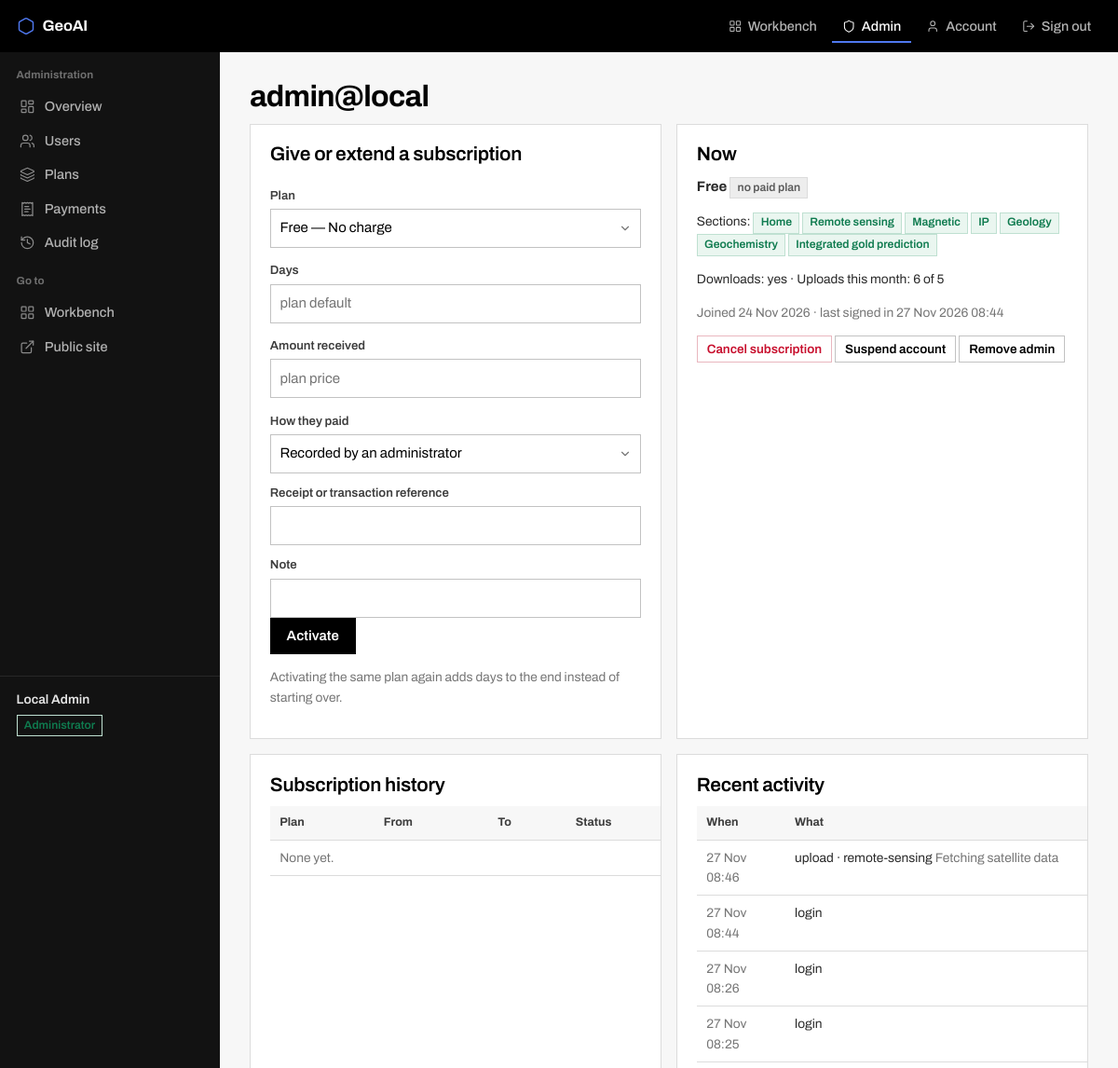
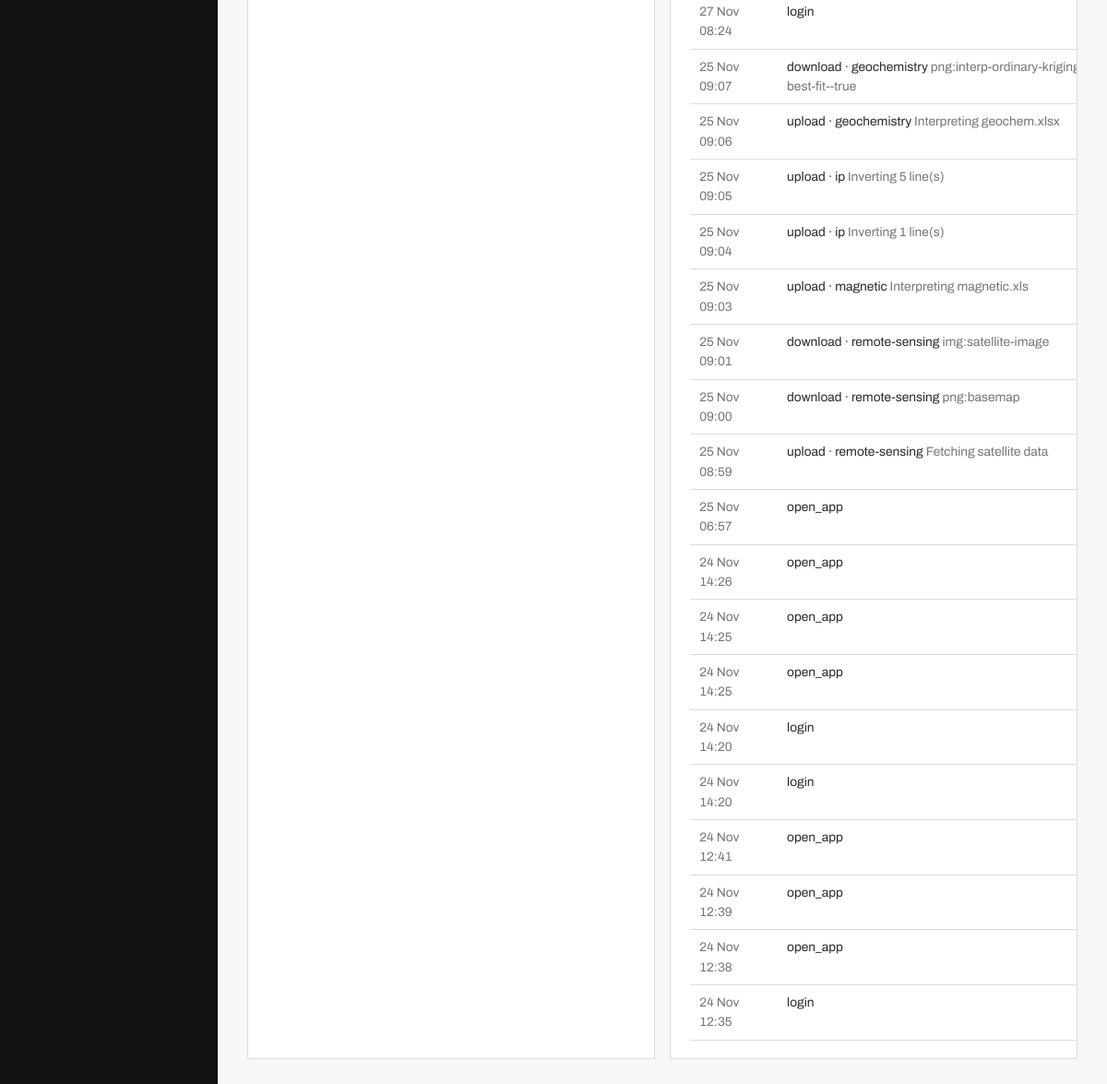
Before: /admin/users/1 (signed in) with the older database file (2 pictures, top to bottom).
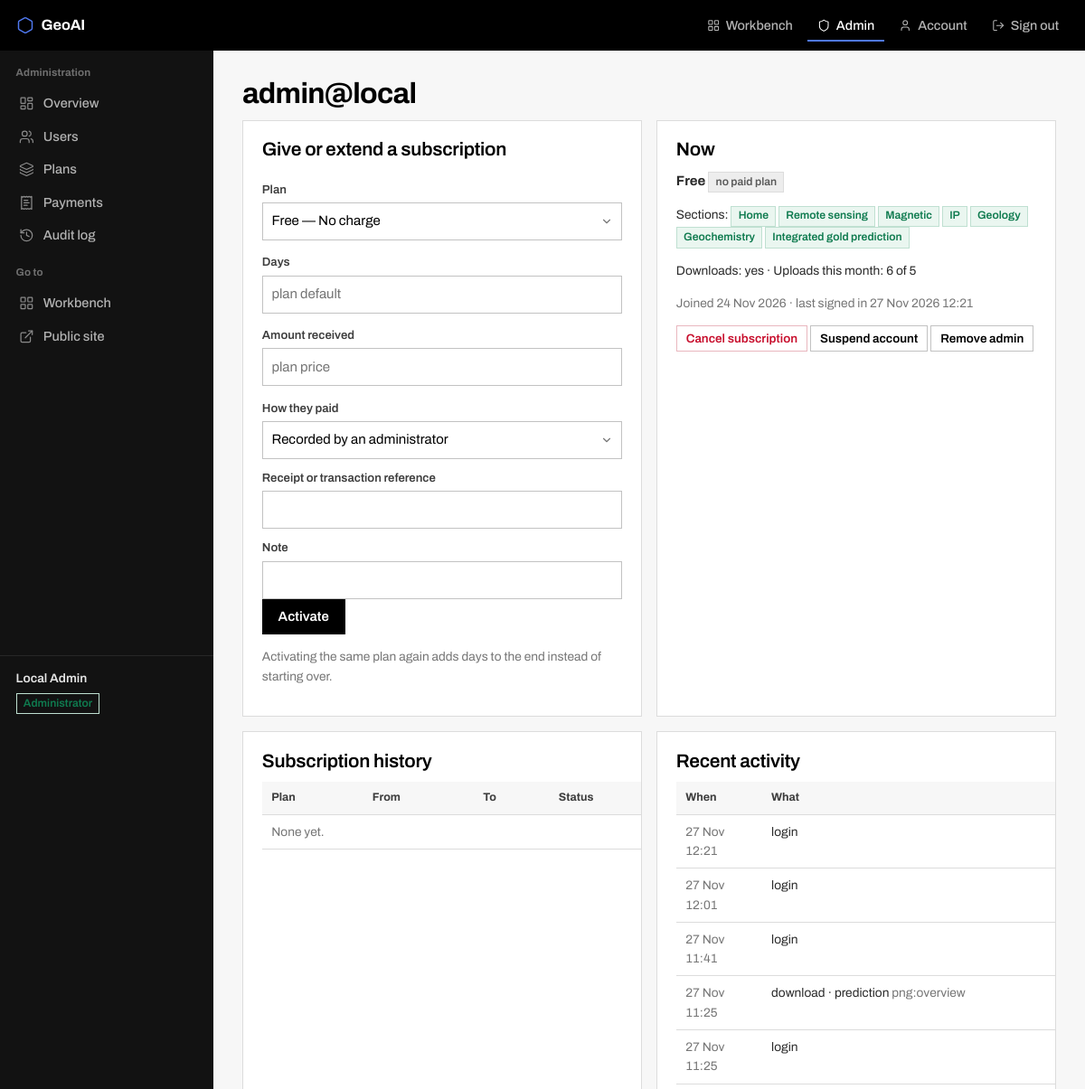
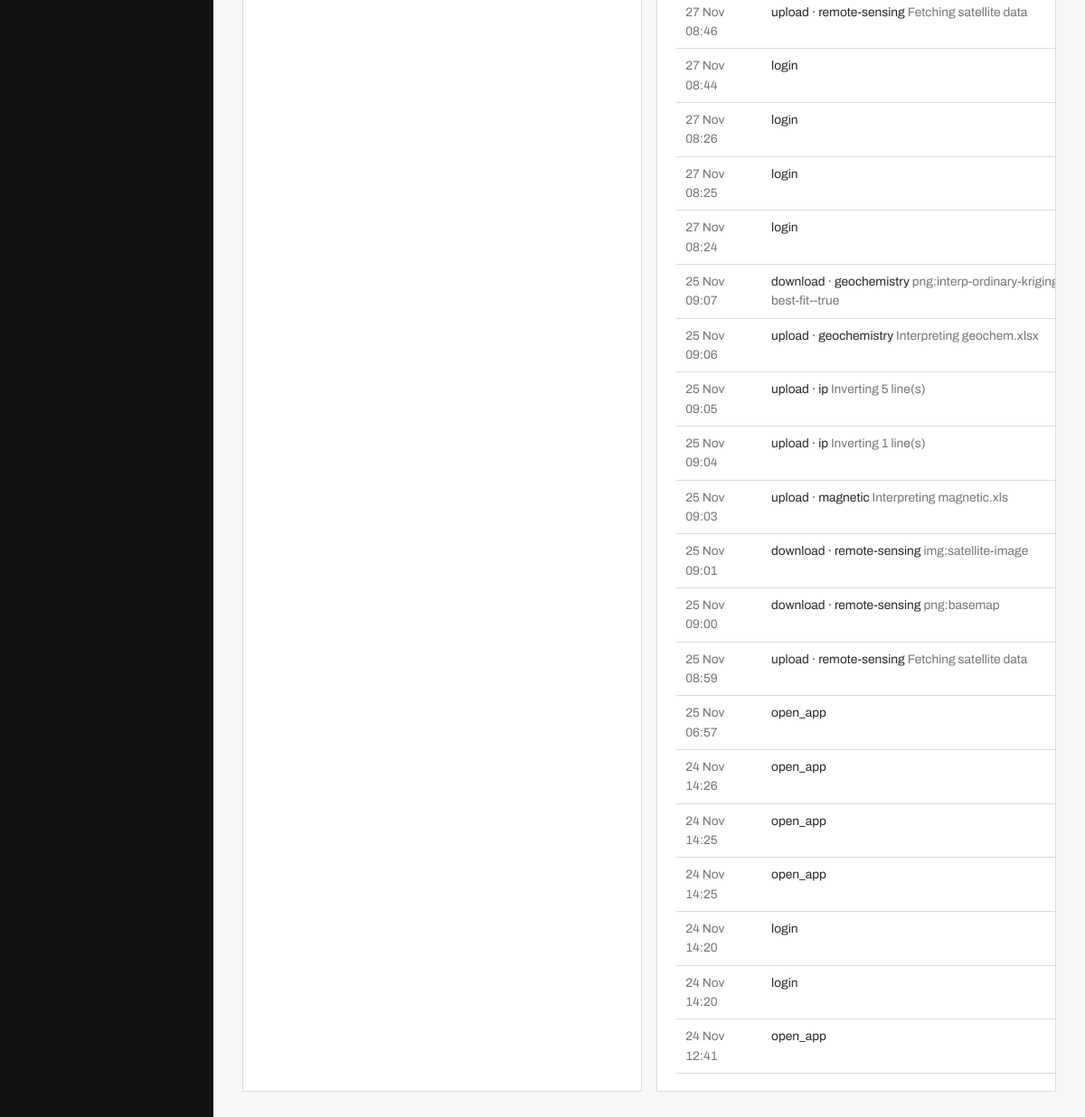
After: the same page with the newer database file (2 pictures, top to bottom).
### portal/models.py (models this page shows, shortened)
class User(UserMixin, db.Model):
    __tablename__ = "users"
    id = db.Column(db.Integer, primary_key=True)
    email = db.Column(db.String(190), unique=True, nullable=False, index=True)
    name = db.Column(db.String(120), nullable=False, default="")
    organisation = db.Column(db.String(160), nullable=False, default="")
    phone = db.Column(db.String(40), nullable=False, default="")
    password_hash = db.Column(db.String(255), nullable=False)
    is_admin = db.Column(db.Boolean, nullable=False, default=False)
    is_active_account = db.Column(db.Boolean, nullable=False, default=True)
    created_at = db.Column(db.DateTime, nullable=False, default=now)
    last_login = db.Column(db.DateTime)
    subscriptions = db.relationship("Subscription", back_populates="user", cascade="all, delete-orphan",
                                    order_by="Subscription.id.desc()")
    payments = db.relationship("Payment", back_populates="user", cascade="all, delete-orphan")
    @property
    def is_active(self):
        return self.is_active_account
    @property
    def subscription(self):
        for s in self.subscriptions:
            if s.is_live:
                return s
        return None
    @property
    def plan(self):
        s = self.subscription
        return s.plan if s else Plan.query.filter_by(code="free").first()
    @property
    def plan_name(self):
        p = self.plan
        return p.name if p else "No plan"
    def allowed_sections(self):
        if self.is_admin:
            return released(SECTIONS)
        p = self.plan
        return p.section_list if p else released(FREE_SECTIONS)
    def may_download(self):
        p = self.plan
        return bool(self.is_admin or (p and p.can_download))
    def uploads_this_month(self):
        start = now().replace(day=1, hour=0, minute=0, second=0, microsecond=0)
        return db.session.query(func.count(UsageEvent.id)).filter(
            UsageEvent.user_id == self.id, UsageEvent.kind == "upload",
            UsageEvent.at >= start).scalar() or 0
    def upload_allowance(self):
        p = self.plan
        limit = p.max_uploads_per_month if p and p.max_uploads_per_month else None
        return self.uploads_this_month(), limit

class UsageEvent(db.Model):
    __tablename__ = "usage"
    id = db.Column(db.Integer, primary_key=True)
    user_id = db.Column(db.Integer, db.ForeignKey("users.id"), index=True)
    kind = db.Column(db.String(32), nullable=False)                       # login, upload, run, download
    section = db.Column(db.String(40), nullable=False, default="")
    detail = db.Column(db.String(255), nullable=False, default="")
    at = db.Column(db.DateTime, nullable=False, default=now, index=True)

### portal/admin.py (the view)
@bp.route("/users/<int:uid>")
@admin_only
def user_detail(uid):
    u = db.session.get(User, uid) or abort(404)
    used, limit = u.upload_allowance()
    return render_template("admin/user.html", u=u, plans=Plan.query.order_by(Plan.sort).all(),
                           used=used, limit=limit, providers=PROVIDERS,
                           events=UsageEvent.query.filter_by(user_id=uid)
                           .order_by(UsageEvent.at.desc()).limit(25).all())

### portal/__init__.py (called while the page is built)
def section_name(key):
    from .models import SECTIONS
    return SECTIONS.get(key, str(key).replace("-", " ").capitalize()).split("\u00b7")[-1].strip()

### portal/admin.py (called while the page is built)
def admin_only(f):
    @wraps(f)
    @login_required
    def wrapper(*a, **kw):
        if not current_user.is_admin:
            abort(403)
        return f(*a, **kw)
    return wrapper

### portal/app/__init__.py (called while the page is built)
def visible_sections():
    return [s for s in SECTIONS if s["key"] not in NEXT_VERSION]

def upload_allowance():
    if current_user.is_admin:
        return 0, None, None
    used, limit = current_user.upload_allowance()
    return used, limit, None if limit is None else max(limit - used, 0)

def nav_context():
    if not current_user.is_authenticated:
        return {"app_sections": [], "locked_count": 0, "allowance": (0, None, None)}
    allowed = set(current_user.allowed_sections())
    have = set(store.sections_with_results(current_user.id))
    items = [{**s, "open": s["key"] in allowed, "has_result": s["key"] in have}
             for s in visible_sections()]
    return {"app_sections": items, "locked_count": sum(0 if i["open"] else 1 for i in items),
            "allowance": upload_allowance()}

### portal/models.py (called while the page is built)
def now():
    return datetime.now(timezone.utc)

### portal/templates/admin/user.html
{% set page_title = "User" %}
{% extends "admin/layout.html" %}
{% block main %}
<h1>{{ u.email }}</h1>
<div class="grid g2">
  <div class="card">
    <h2 style="margin-top:0">Give or extend a subscription</h2>
    <form method="post" action="{{ url_for('admin.activate_user', uid=u.id) }}">
      <div class="grid g2" style="gap:.2rem 1rem">
        <div><label for="plan">Plan</label><select id="plan" name="plan">
          {% for p in plans %}<option value="{{ p.code }}">{{ p.name }} — {{ p.price_label }}</option>{% endfor %}
        </select></div>
        <div><label for="days">Days</label><input id="days" name="days" type="number" min="1" placeholder="plan default"></div>
        <div><label for="amount">Amount received</label><input id="amount" name="amount" type="number" step="any" placeholder="plan price"></div>
        <div><label for="method">How they paid</label><select id="method" name="method">
          {% for k, v in providers.items() %}<option value="{{ k }}">{{ v }}</option>{% endfor %}</select></div>
      </div>
      <label for="reference">Receipt or transaction reference</label><input id="reference" name="reference">
      <label for="note">Note</label><input id="note" name="note">
      <p><button class="btn" type="submit">Activate</button></p>
    </form>
    <p class="small muted">Activating the same plan again adds days to the end instead of starting over.</p>
  </div>
  <div class="card">
    <h2 style="margin-top:0">Now</h2>
    {% set s = u.subscription %}
    <p><b>{{ u.plan_name }}</b>
      {% if s %}<span class="tag ok">active</span> until {{ s.ends_at.strftime('%d %b %Y') }}
        ({{ s.days_left }} days){% else %}<span class="tag no">no paid plan</span>{% endif %}</p>
    <p class="small">Sections: {% for k in u.allowed_sections() %}<span class="tag ok">{{ section_name(k) }}</span> {% endfor %}</p>
    <p class="small">Downloads: {{ 'yes' if u.may_download() else 'no' }} ·
       Uploads this month: {{ used }}{% if limit %} of {{ limit }}{% endif %}</p>
    <p class="small muted">Joined {{ u.created_at.strftime('%d %b %Y') }} ·
       last signed in {{ u.last_login.strftime('%d %b %Y %H:%M') if u.last_login else 'never' }}
       {% if u.phone %}· {{ u.phone }}{% endif %}</p>
    <form method="post" action="{{ url_for('admin.cancel', uid=u.id) }}" style="display:inline">
      <button class="btn sm danger" type="submit" {{ 'disabled' if not s }}>Cancel subscription</button></form>
    <form method="post" action="{{ url_for('admin.suspend', uid=u.id) }}" style="display:inline">
      <button class="btn sm sec" type="submit">{{ 'Restore account' if not u.is_active_account else 'Suspend account' }}</button></form>
    <form method="post" action="{{ url_for('admin.toggle_admin', uid=u.id) }}" style="display:inline">
      <button class="btn sm sec" type="submit">{{ 'Remove admin' if u.is_admin else 'Make admin' }}</button></form>
  </div>
</div>
<div class="grid g2">
  <div class="card"><h2 style="margin-top:0">Subscription history</h2>
    <table><tr><th>Plan</th><th>From</th><th>To</th><th>Status</th><th>By</th></tr>
    {% for s in u.subscriptions %}<tr><td>{{ s.plan.name }}</td>
      <td class="small">{{ s.started_at.strftime('%d %b %Y') }}</td>
      <td class="small">{{ s.ends_at.strftime('%d %b %Y') }}</td>
      <td><span class="tag {{ 'ok' if s.is_live else 'no' }}">{{ 'live' if s.is_live else s.status }}</span></td>
      <td class="small muted">{{ s.created_by }}</td></tr>
    {% else %}<tr><td colspan="5" class="muted small">None yet.</td></tr>{% endfor %}</table>
  </div>
  <div class="card"><h2 style="margin-top:0">Recent activity</h2>
    <table><tr><th>When</th><th>What</th></tr>
    {% for e in events %}<tr><td class="small muted">{{ e.at.strftime('%d %b %H:%M') }}</td>
      <td class="small">{{ e.kind }}{% if e.section %} · {{ e.section }}{% endif %} <span class="muted">{{ e.detail }}</span></td></tr>
    {% else %}<tr><td colspan="2" class="muted small">Nothing yet.</td></tr>{% endfor %}</table>
  </div>
</div>
{% endblock %}

### portal/templates/console.html (shortened to what this page needs)
{% extends "base.html" %}
{% block page %}
<div class="console">
  <aside class="rail" id="rail">
    {% block rail %}{% endblock %}
    <div class="rail-foot">
      <span class="who">{{ current_user.name or current_user.email }}</span>
      {% if current_user.is_admin %}
        <span class="tag ok">Administrator</span>
      {% endif %}
    </div>
  </aside>
  <main class="work">
    {% block main %}{% endblock %}
  </main>
</div>
{% endblock %}

Changed rows visible on the page:
no longer on this page (row unchanged): UsageEvent: at "24 Nov 12:39", kind "open_app"
no longer on this page (row unchanged): UsageEvent: at "24 Nov 12:38", kind "open_app"
no longer on this page (row unchanged): UsageEvent: at "24 Nov 12:35", kind "login"
changed User "admin@local": last_login "27 Nov 2026 08:44" → "27 Nov 2026 12:21"
added UsageEvent: at "27 Nov 12:21", kind "login"
added UsageEvent: at "27 Nov 12:01", kind "login"
added UsageEvent: at "27 Nov 11:41", kind "login"
added UsageEvent: at "27 Nov 11:25", kind "download", section "prediction", detail "png:overview"
added UsageEvent: at "27 Nov 11:25", kind "login"
